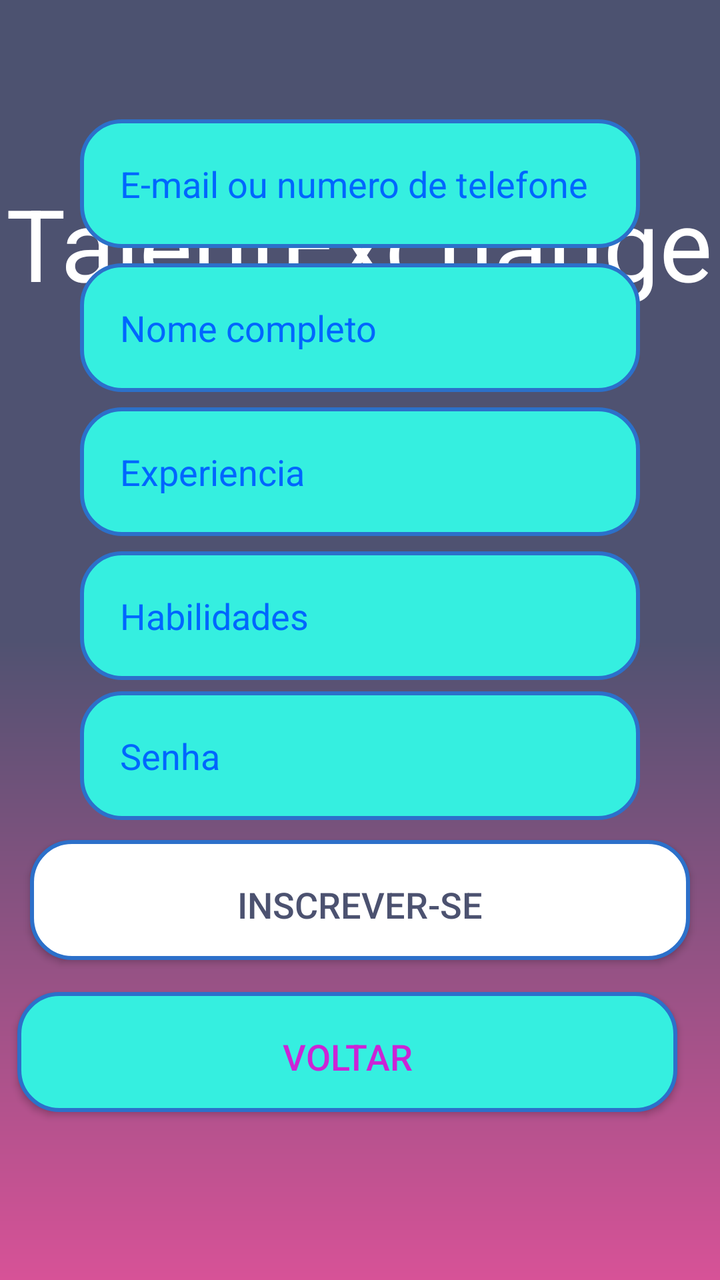
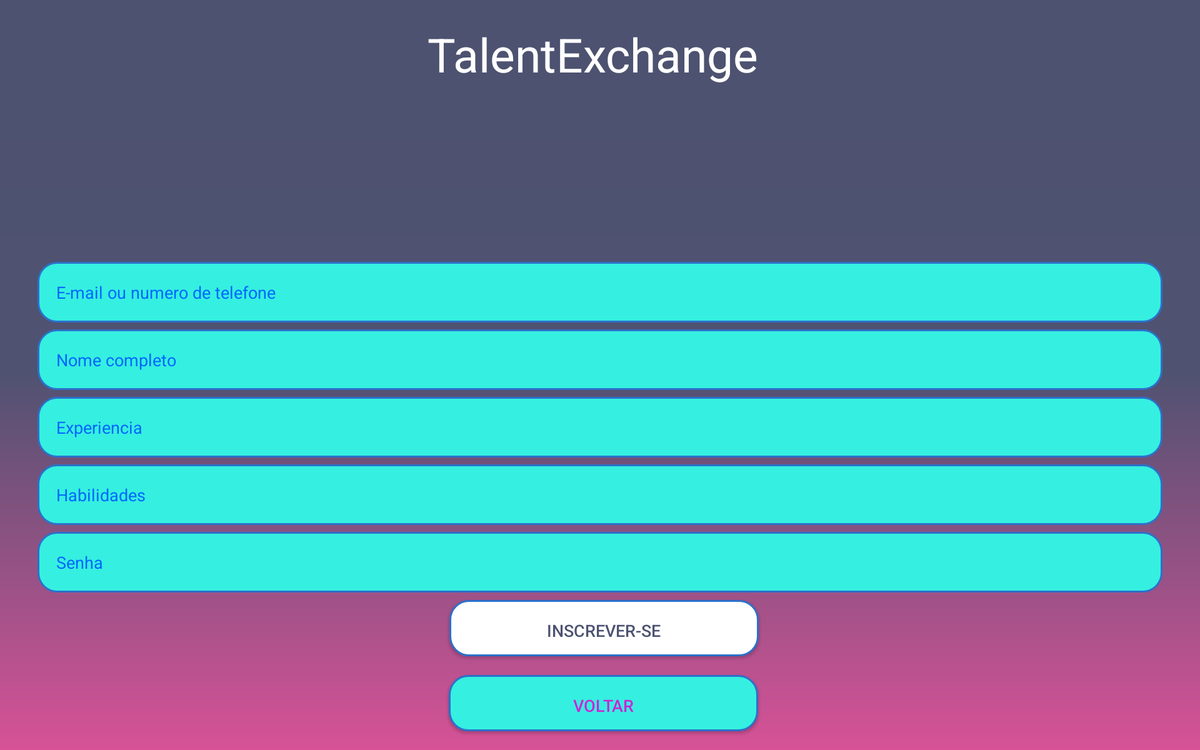

The same Android screen from two of the app's own layout files: first res/layout/ as a phone draws it, then the author's variant for another configuration, drawn on a device whose configuration selects that folder. Both files follow.
<!-- AndroidManifest.xml: application theme Theme.MaterialComponents.DayNight.DarkActionBar -->
<!-- res/layout/activity_form_cadastro.xml -->
<?xml version="1.0" encoding="utf-8"?>
<androidx.constraintlayout.widget.ConstraintLayout
    xmlns:android="http://schemas.android.com/apk/res/android"
    xmlns:app="http://schemas.android.com/apk/res-auto"
    xmlns:tools="http://schemas.android.com/tools"
    android:layout_width="match_parent"
    android:layout_height="match_parent"
    android:background="@drawable/background2"
    tools:context=".FormCadastro">

    <TextView
        android:id="@+id/textView2"
        android:layout_width="wrap_content"
        android:layout_height="wrap_content"
        android:layout_marginTop="88dp"
        android:text="@string/talentexchange"
        android:textColor="@color/white"
        android:textSize="50sp"
        app:layout_constraintEnd_toEndOf="parent"
        app:layout_constraintHorizontal_bias="0.491"
        app:layout_constraintStart_toStartOf="parent"
        app:layout_constraintTop_toTopOf="parent" />


    <EditText
        android:id="@+id/edit_email"
        style="@style/Edit_Text"
        android:layout_marginBottom="516dp"
        android:hint="E-mail ou numero de telefone"
        android:inputType="textEmailAddress"
        android:textColorHint="#0066FF"
        app:layout_constraintBottom_toBottomOf="parent"
        app:layout_constraintEnd_toEndOf="parent"
        app:layout_constraintHorizontal_bias="0.512"
        app:layout_constraintStart_toStartOf="parent" />

    <EditText
        android:id="@+id/edit_habilidades"
        style="@style/Edit_Text"
        android:layout_marginBottom="300dp"
        android:hint="Habilidades"
        android:inputType="text"
        android:textColorHint="#0066FF"
        app:layout_constraintBottom_toBottomOf="parent"
        app:layout_constraintEnd_toEndOf="parent"
        app:layout_constraintStart_toStartOf="parent" />

    <EditText
        android:id="@+id/edit_nome_usuario"
        style="@style/Edit_Text"
        android:layout_marginBottom="444dp"
        android:hint="Nome completo"
        android:inputType="text"
        android:textColorHint="#0066FF"
        app:layout_constraintBottom_toBottomOf="parent"
        app:layout_constraintEnd_toEndOf="parent"
        app:layout_constraintStart_toStartOf="parent" />

    <EditText
        android:id="@+id/edit_experiencia"
        style="@style/Edit_Text"
        android:layout_marginBottom="372dp"
        android:hint="Experiencia"
        android:inputType="text"
        android:textColorHint="#0066FF"
        app:layout_constraintBottom_toBottomOf="parent"
        app:layout_constraintEnd_toEndOf="parent"
        app:layout_constraintStart_toStartOf="parent" />

    <EditText
        android:id="@+id/edit_senha"
        style="@style/Edit_Text"
        android:layout_marginBottom="230dp"
        android:hint="Senha"
        android:textColorHint="#0066FF"
        android:inputType="numberPassword"
        app:layout_constraintBottom_toBottomOf="parent"
        app:layout_constraintEnd_toEndOf="parent"
        app:layout_constraintHorizontal_bias="0.625"
        app:layout_constraintStart_toStartOf="parent" />

    <androidx.appcompat.widget.AppCompatButton
        android:id="@+id/edit_Inscrever"
        style="@style/Edit_Inscrever"
        android:layout_width="330dp"
        android:layout_height="60dp"
        android:layout_marginBottom="160dp"
        android:text="@string/Inscrever"
        android:textColor="@color/roxo"
        android:textSize="18sp"
        app:layout_constraintBottom_toBottomOf="parent"
        app:layout_constraintEnd_toEndOf="parent"
        app:layout_constraintHorizontal_bias="0.506"
        app:layout_constraintStart_toStartOf="parent"
        tools:ignore="MissingConstraints,VisualLintButtonSize"
        tools:visibility="gone" />


    <androidx.appcompat.widget.AppCompatButton
        android:id="@+id/edit_voltar"
        style="@style/Edit_EsqueceSenha"
        android:layout_width="330dp"
        android:layout_height="60dp"
        android:layout_marginBottom="84dp"
        android:text="VOLTAR"
        android:textColor="@color/rosa"
        android:textSize="18sp"
        app:layout_constraintBottom_toBottomOf="parent"
        app:layout_constraintEnd_toEndOf="parent"
        app:layout_constraintHorizontal_bias="0.629"
        app:layout_constraintStart_toStartOf="parent"
        tools:ignore="MissingConstraints,VisualLintButtonSize"
        tools:visibility="gone" />


</androidx.constraintlayout.widget.ConstraintLayout>
<!-- resources referenced by this layout -->
<resources>
  <color name="rosa">#E1DF09D4</color>
  <color name="roxo">#4C5270</color>
  <color name="white">#FFFFFF</color>
  <!-- drawable background2 (drawable) -->
  <?xml version="1.0" encoding="utf-8"?>
  <shape xmlns:android="http://schemas.android.com/apk/res/android">
  
      <gradient
          android:startColor="@color/roxo"
          android:centerColor="#505271"
          android:endColor="#D75297"
          android:angle="-90"/>
  
  
  </shape>
  <string name="Inscrever">INSCREVER-SE</string>
  <string name="talentexchange">TalentExchange</string>
  <style name="Edit_EsqueceSenha">
          <item name="android:layout_width">match_parent</item>
          <item name="android:layout_height">wrap_content</item>
          <item name="android:background">@drawable/edit_text</item>
          <item name="android:padding">20dp</item>
          <item name="android:layout_marginLeft">40dp</item>
          <item name="android:layout_marginRight">40dp</item>
          <item name="android:layout_marginTop">15dp</item>
      </style>
  <style name="Edit_Inscrever">
          <item name="android:layout_width">match_parent</item>
          <item name="android:layout_height">wrap_content</item>
          <item name="android:background">@drawable/edit_conectar</item>
          <item name="android:padding">20dp</item>
          <item name="android:layout_marginLeft">40dp</item>
          <item name="android:layout_marginRight">40dp</item>
          <item name="android:layout_marginTop">15dp</item>
      </style>
  <style name="Edit_Text">
          <item name="android:layout_width">match_parent</item>
          <item name="android:layout_height">wrap_content</item>
          <item name="android:background">@drawable/edit_text</item>
          <item name="android:padding">20dp</item>
          <item name="android:maxLength">300</item>
          <item name="android:layout_marginLeft">40dp</item>
          <item name="android:layout_marginRight">40dp</item>
          <item name="android:layout_marginTop">15dp</item>
  
  
      </style>
  <!-- drawable edit_text (drawable) -->
  <?xml version="1.0" encoding="utf-8"?>
  <shape xmlns:android="http://schemas.android.com/apk/res/android">
  
      <solid android:color="@color/azul3"/>
      <corners android:radius="20dp"/>
      <stroke android:color="@color/azul2" android:width="2dp"/>
  
  </shape>
  <!-- drawable edit_conectar (drawable) -->
  <?xml version="1.0" encoding="utf-8"?>
  <shape xmlns:android="http://schemas.android.com/apk/res/android">
  
      <solid android:color="@color/white"/>
      <corners android:radius="20dp"/>
      <stroke android:color="@color/azul2" android:width="2dp"/>
  
  </shape>
  <color name="azul3">#35EFE0</color>
  <color name="azul2">#2C70CA</color>
</resources>
<!-- res/layout-xlarge/activity_form_cadastro.xml (the author's variant of the layout above) -->
<!-- drawn on a large tablet held sideways -->
<?xml version="1.0" encoding="utf-8"?>
<androidx.constraintlayout.widget.ConstraintLayout
    xmlns:android="http://schemas.android.com/apk/res/android"
    xmlns:app="http://schemas.android.com/apk/res-auto"
    xmlns:tools="http://schemas.android.com/tools"
    android:layout_width="match_parent"
    android:layout_height="match_parent"
    android:background="@drawable/background2"
    tools:context=".FormCadastro">


    <TextView
        android:id="@+id/textView2"
        android:layout_width="wrap_content"
        android:layout_height="wrap_content"
        android:layout_marginTop="24dp"
        android:text="@string/talentexchange"
        android:textColor="@color/white"
        android:textSize="50sp"
        app:layout_constraintEnd_toEndOf="parent"
        app:layout_constraintHorizontal_bias="0.492"
        app:layout_constraintStart_toStartOf="parent"
        app:layout_constraintTop_toTopOf="parent" />

    <EditText
        android:id="@+id/edit_email"
        style="@style/Edit_Text"
        android:layout_marginBottom="456dp"
        android:hint="E-mail ou numero de telefone"
        android:inputType="textEmailAddress"
        android:textColorHint="#0066FF"
        app:layout_constraintBottom_toBottomOf="parent"
        app:layout_constraintEnd_toEndOf="parent"
        app:layout_constraintStart_toStartOf="parent" />

    <EditText
        android:id="@+id/edit_nome_usuario"
        style="@style/Edit_Text"
        android:layout_marginBottom="384dp"
        android:hint="Nome completo"
        android:inputType="text"
        android:textColorHint="#0066FF"
        app:layout_constraintBottom_toBottomOf="parent"
        app:layout_constraintEnd_toEndOf="parent"
        app:layout_constraintStart_toStartOf="parent" />

    <EditText
        android:id="@+id/edit_senha"
        style="@style/Edit_Text"
        android:layout_marginBottom="168dp"
        android:hint="Senha"
        android:inputType="numberPassword"
        android:textColorHint="#0066FF"
        app:layout_constraintBottom_toBottomOf="parent"
        app:layout_constraintEnd_toEndOf="parent"
        app:layout_constraintStart_toStartOf="parent" />

    <androidx.appcompat.widget.AppCompatButton
        android:id="@+id/edit_voltar"
        style="@style/Edit_EsqueceSenha"
        android:layout_width="330dp"
        android:layout_height="60dp"
        android:layout_marginBottom="20dp"
        android:text="VOLTAR"
        android:textColor="@color/rosa"
        android:textSize="18sp"
        app:layout_constraintBottom_toBottomOf="parent"
        app:layout_constraintEnd_toEndOf="parent"
        app:layout_constraintHorizontal_bias="0.504"
        app:layout_constraintStart_toStartOf="parent"
        tools:ignore="MissingConstraints,VisualLintButtonSize"
        tools:visibility="gone" />

    <EditText
        android:id="@+id/edit_experiencia"
        style="@style/Edit_Text"
        android:layout_marginBottom="312dp"
        android:hint="Experiencia"
        android:inputType="text"
        android:textColorHint="#0066FF"
        app:layout_constraintBottom_toBottomOf="parent"
        app:layout_constraintEnd_toEndOf="parent"
        app:layout_constraintStart_toStartOf="parent" />

    <androidx.appcompat.widget.AppCompatButton
        android:id="@+id/edit_Inscrever"
        style="@style/Edit_Inscrever"
        android:layout_width="330dp"
        android:layout_height="60dp"
        android:layout_marginBottom="100dp"
        android:text="@string/Inscrever"
        android:textColor="@color/roxo"
        android:textSize="18sp"
        app:layout_constraintBottom_toBottomOf="parent"
        app:layout_constraintEnd_toEndOf="parent"
        app:layout_constraintHorizontal_bias="0.505"
        app:layout_constraintStart_toStartOf="parent"
        tools:ignore="MissingConstraints,VisualLintButtonSize"
        tools:visibility="gone" />

    <EditText
        android:id="@+id/edit_habilidades"
        style="@style/Edit_Text"
        android:layout_marginBottom="240dp"
        android:hint="Habilidades"
        android:inputType="text"
        android:textColorHint="#0066FF"
        app:layout_constraintBottom_toBottomOf="parent"
        app:layout_constraintEnd_toEndOf="parent"
        app:layout_constraintStart_toStartOf="parent" />


</androidx.constraintlayout.widget.ConstraintLayout>
